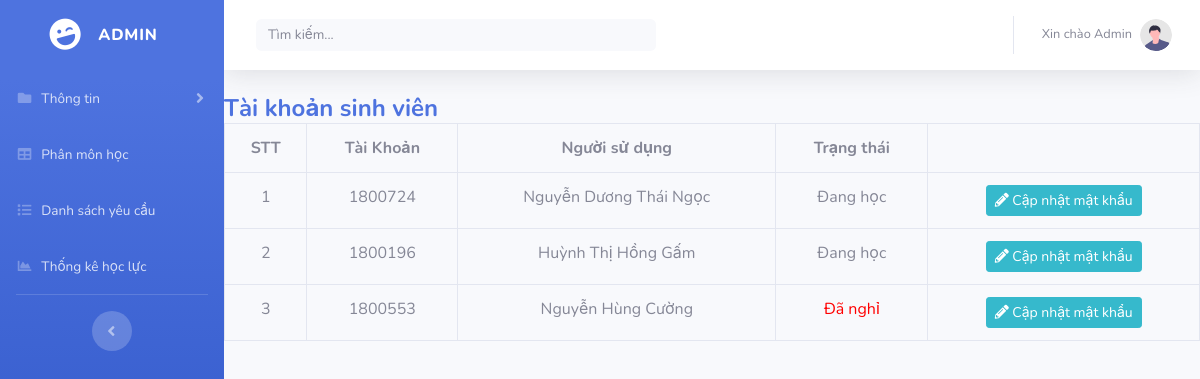
/TaiKhoanSV.php, run on the app's committed database.
### tables this page shows
CREATE TABLE `taikhoan` (
  `TenTaiKhoan` varchar(30) NOT NULL,
  `MatKhau` varchar(30) NOT NULL,
  `VaiTro` varchar(50) NOT NULL
);

CREATE TABLE `sinhvien` (
  `MSSV` varchar(10) NOT NULL,
  `HoVaTen` text NOT NULL,
  `NgaySinh` date NOT NULL,
  `Lop` text NOT NULL,
  `SDT` varchar(10) NOT NULL,
  `GioiTinh` bit(1) NOT NULL,
  `TrangThai` bit(1) NOT NULL,
  `Khoa` text NOT NULL,
  `Nganh` text NOT NULL
);

### TaiKhoanSV.php (the view, shortened to what this page needs)
<!DOCTYPE html>
<html lang="vn">
<head>
    <link href="vendor/fontawesome-free/css/all.min.css" rel="stylesheet" type="text/css">
    <link href="css/sb-admin-2.min.css" rel="stylesheet">
</head>
<body id="page-top">
<?php require_once 'php/Them_TK_SV.php' ?>
    <div id="wrapper">
    <ul class="navbar-nav bg-gradient-primary sidebar sidebar-dark accordion" id="accordionSidebar">
        <a class="sidebar-brand d-flex align-items-center justify-content-center" href="Admin.html">
            <div class="sidebar-brand-icon rotate-n-15">
                <i class="fas fa-laugh-wink"></i>
            </div>
            <div class="sidebar-brand-text mx-3">Admin</div>
        </a>
        <li class="nav-item">
            <a class="nav-link collapsed" href="#" data-toggle="collapse" data-target="#collapsePages"
                aria-expanded="true" aria-controls="collapsePages">
                <i class="fas fa-fw fa-folder"></i>
                <span>Thông tin</span>
            </a>
        </li>
        <li class="nav-item">
            <a class="nav-link" href="PhanMonHoc.php">
                <i class="fas fa-fw fa-table"></i>
                <span>Phân môn học</span></a>
        </li>
        <li class="nav-item">
        <a class="nav-link" href="DanhSachYC.php">
        <i class="fas fa-fw fa-list"></i>
        <span>Danh sách yêu cầu</span></a>
        </li>
        <li class="nav-item">
            <a class="nav-link" href="ThongKe.php">
                <i class="fas fa-fw fa-chart-area"></i>
                <span>Thống kê học lực</span>
            </a>
        </li>
        <hr class="sidebar-divider d-none d-md-block">
        <div class="text-center d-none d-md-inline">
            <button class="rounded-circle border-0" id="sidebarToggle"></button>
        </div>
    </ul>
    <div id="content-wrapper" class="d-flex flex-column">
        <div id="content">
            <nav class="navbar navbar-expand navbar-light bg-white topbar mb-4 static-top shadow">
                <form
                    class="d-none d-sm-inline-block form-inline mr-auto ml-md-3 my-2 my-md-0 mw-100 navbar-search">
                    <div class="input-group">
                        <input id="myInput" type="text" class="form-control bg-light border-0 small" placeholder="Tìm kiếm..."
                            aria-label="Search" aria-describedby="basic-addon2">
                    </div>
                </form>
                <ul class="navbar-nav ml-auto">
                    <li class="nav-item dropdown no-arrow">
                        <a class="nav-link dropdown-toggle" href="#" id="userDropdown" role="button"
                            data-toggle="dropdown" aria-haspopup="true" aria-expanded="false">
                            <span class="mr-2 d-none d-lg-inline text-gray-600 small">Xin chào Admin</span>
                            <img class="img-profile rounded-circle"
                                src="img/undraw_profile.svg">
                        </a>
                    </li>
                </ul>
            </nav>
    <h4 class="m-0 font-weight-bold text-primary">Tài khoản sinh viên</h4>
    <table class="table table-bordered" id="dataTable" width="100%" cellspacing="0" style = "text-align: center;">
        <tr>
                <th>STT</th>
                <th>Tài Khoản</th>
                <th>Người sử dụng</th>
                <th>Trạng thái</th>
                <th> </th>
            </tr>
            <?php
                 $STT = 1;
                 $sql = "SELECT tk.TenTaiKhoan, tk.MatKhau, sv.HoVaTen, sv.GioiTinh, sv.TrangThai FROM taikhoan tk, sinhvien sv WHERE sv.MSSV = tk.TenTaiKhoan AND VaiTro = 'SinhVien'";
                 $query = mysqli_query($conn,$sql);
                while($row = $query -> fetch_assoc()): ?>
                <tr>
                    <td> <?php echo $STT++;?> </td>
                    <td><?php echo $row['TenTaiKhoan']; ?></td>
                    <td><?php echo $row['HoVaTen']; ?></td>
                     <td>
                            <?php
                            $TrangThai = $row['TrangThai'];
                            if($TrangThai == 1)
                            {
                                echo 'Đang học';
                            }
                            else
                            {
                                echo "<span style='color:red;text-align:center;'> Đã nghỉ </span>";
                            }
                            ?>
                        </td>
                    <td>
                      <a class='btn btn-info btn-sm' href='TaiKhoanSV.php?Sua=<?php echo $row['TenTaiKhoan'] ?>'> <i class='fas fa-pencil-alt'> </i> Cập nhật mật khẩu </a>
                    </td>
                </tr>
                 <?php endwhile?>
    </table>
        </div>
                    </div>
    </div>
</body>
</html>

### data on the page
taikhoan: TenTaiKhoan "1800724", sinhvien.HoVaTen "Nguyễn Dương Thái Ngọc", shows "Đang học"
taikhoan: TenTaiKhoan "1800196", sinhvien.HoVaTen "Huỳnh Thị Hồng Gấm", shows "Đang học"
taikhoan: TenTaiKhoan "1800553", sinhvien.HoVaTen "Nguyễn Hùng Cường", shows "Đã nghỉ"
